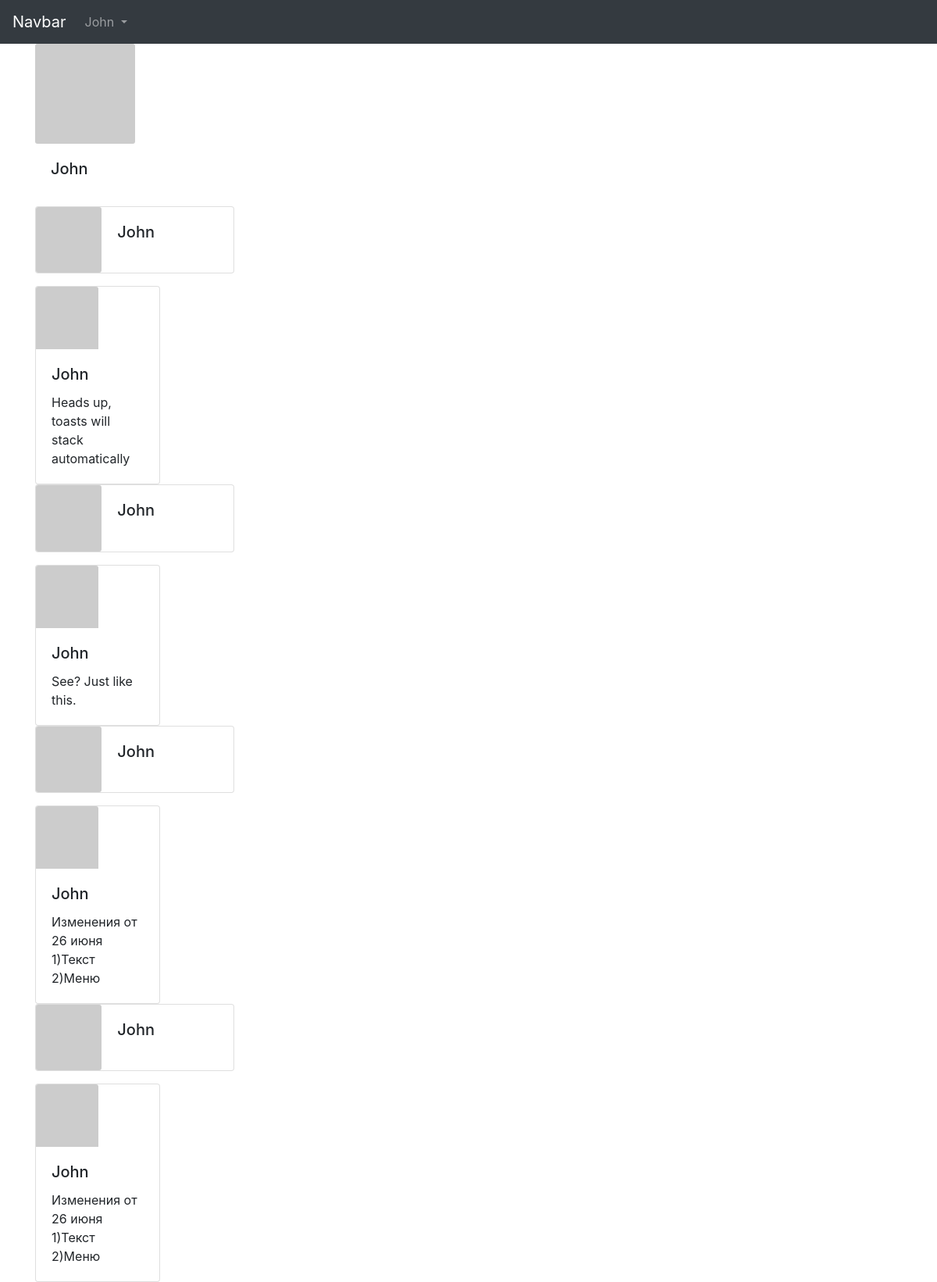
Screenshot of /user/John (signed in) with the database file from the repository.
### app/models.py (models this page shows, shortened)
class User(UserMixin,db.Model):
	id = db.Column(db.Integer, primary_key=True)
	username = db.Column(db.String(64), index=True, unique=True)
	email = db.Column(db.String(120), index=True, unique=True)
	password_hash = db.Column(db.String(128))
	posts = db.relationship('Post',backref='author',lazy='dynamic')
	def avatar(self,size):
		digest = md5(self.email.lower().encode('utf-8')).hexdigest()
		return 'https://www.gravatar.com/avatar/{}?d=identicon&s={}'.format(digest,size)

class Post(db.Model):
	id = db.Column(db.Integer, primary_key=True)
	body = db.Column(db.String(140))
	timestap = db.Column(db.DateTime,index=True,default=datetime.utcnow)
	user_id = db.Column(db.Integer,db.ForeignKey('user.id'))

### app/routes.py (the view)
@app.route('/user/<username>')
@login_required
def user_page(username):
	user = User.query.filter_by(username=username).first_or_404()
	return render_template('User_page.html', posts=Post.query.filter_by(user_id=user.id).all(), user=user)

### app/models.py (called while the page is built)
@login.user_loader
def load_id(id):
	return User.query.get(int(id))

### app/templates/User_page.html (shortened to what this page needs)
{% extends 'base.html' %}
{% block content %}
<div class=row>
  <div class='col-md-12'>
    <img src="{{ user.avatar(128) }}" style="width: 128px;" class="card-img" alt="...">
      <div class="card-body">
        <h5 class="card-title">{{user.username}}</h5>
      </div>
  </div>
</div>
{% for post in posts %}
<div class="row justyfi">
<div class="col-md-3">
  <div class="card mb-3" style="max-width: 540px;">
  <div class="row no-gutters">
    <div class="col-md-4">
      <img src="{{ user.avatar(128) }}" class="card-img" alt="...">
    </div>
    <div class="col-md-8">
      <div class="card-body">
        <h5 class="card-title">{{user.username}}</h5>
      </div>
    </div>
  </div>
</div>
<div class="card" style="width: 10rem;">
  <img src="{{post.author.avatar(64)}}" style="width:5rem" class="card-img-top" alt="...">
  <div class="card-body">
    <h5 class="card-title">{{post.author.username}}</h5>
    <p class="card-text">{{post.body}}</p>
  </div>
</div>
</div>
</div>
{% endfor %}
{% endblock %}

### app/templates/base.html (shortened to what this page needs)
<!DOCTYPE html>
<html>
<head>
  <link rel="stylesheet" href="https://stackpath.bootstrapcdn.com/bootstrap/4.3.1/css/bootstrap.min.css">
</head>
<body>
  {% block navbar %}
  <nav class="navbar navbar-expand-lg navbar-dark bg-dark">
    <a class="navbar-brand" href="#">Navbar</a>
    <div class="collapse navbar-collapse" id="navbarSupportedContent">
      <ul class="navbar-nav mr-auto">
          {% if current_user.is_anonymous %}
          <li class="nav-item dropdown">
            <a class="nav-link dropdown-toggle" href="#" id="navbarDropdown" role="button" data-toggle="dropdown" aria-haspopup="true" aria-expanded="false">
              Sign In
            </a>
            <div class="dropdown-menu" aria-labelledby="navbarDropdown">
            <a class="dropdown-item" href="{{ url_for('login') }}">Login</a>
            <a class="dropdown-item" href="{{ url_for('register') }}">Register</a>
            </div>
          </li>
          {% else %}
          <li class="nav-item dropdown">
            <a class="nav-link dropdown-toggle" href="#" id="navbarDropdown" role="button" data-toggle="dropdown" aria-haspopup="true" aria-expanded="false">
              {{ current_user.username }}
            </a>
          </li>
          {% endif %}
      </ul>
    </div>
  </nav>
  {% endblock %}
  <div class="container">
    {% block content %}
    {% endblock %}
  </div>
</body>
</html>

### rows the page displays
User: username "John"
Post: author.username "John", body "Heads up, toasts will stack automatically"
Post: author.username "John", body "See? Just like this."
Post: author.username "John", body "Изменения от 26 июня 1)Текст 2)Меню"
Post: author.username "John", body "Изменения от 26 июня 1)Текст 2)Меню"
